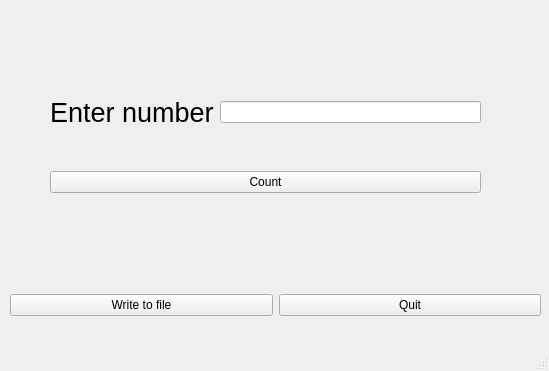
<?xml version="1.0" encoding="UTF-8"?>
<ui version="4.0">
 <class>MainWindow</class>
 <widget class="QMainWindow" name="MainWindow">
  <property name="geometry">
   <rect>
    <x>0</x>
    <y>0</y>
    <width>549</width>
    <height>371</height>
   </rect>
  </property>
  <property name="windowTitle">
   <string>MainWindow</string>
  </property>
  <widget class="QWidget" name="centralwidget">
   <widget class="QWidget" name="">
    <property name="geometry">
     <rect>
      <x>50</x>
      <y>60</y>
      <width>431</width>
      <height>171</height>
     </rect>
    </property>
    <layout class="QVBoxLayout" name="verticalLayout">
     <item>
      <layout class="QHBoxLayout" name="horizontalLayout">
       <item>
        <widget class="QLabel" name="label">
         <property name="font">
          <font>
           <pointsize>20</pointsize>
          </font>
         </property>
         <property name="text">
          <string>Enter number</string>
         </property>
        </widget>
       </item>
       <item>
        <widget class="QLineEdit" name="lineEdit"/>
       </item>
      </layout>
     </item>
     <item>
      <widget class="QPushButton" name="pushButton_3">
       <property name="text">
        <string>Count</string>
       </property>
      </widget>
     </item>
    </layout>
   </widget>
   <widget class="QWidget" name="">
    <property name="geometry">
     <rect>
      <x>10</x>
      <y>290</y>
      <width>531</width>
      <height>31</height>
     </rect>
    </property>
    <layout class="QHBoxLayout" name="horizontalLayout_2">
     <item>
      <widget class="QPushButton" name="pushButton_2">
       <property name="text">
        <string>Write to file</string>
       </property>
      </widget>
     </item>
     <item>
      <widget class="QPushButton" name="pushButton">
       <property name="text">
        <string>Quit</string>
       </property>
      </widget>
     </item>
    </layout>
   </widget>
  </widget>
  <widget class="QMenuBar" name="menubar">
   <property name="geometry">
    <rect>
     <x>0</x>
     <y>0</y>
     <width>549</width>
     <height>25</height>
    </rect>
   </property>
  </widget>
  <widget class="QStatusBar" name="statusbar"/>
 </widget>
 <resources/>
 <connections/>
</ui>
